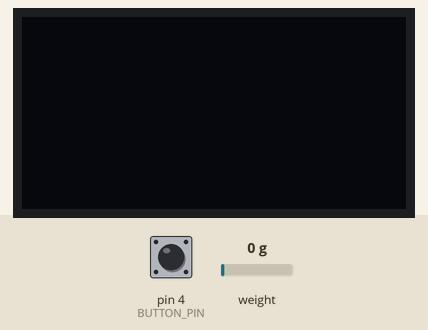
Bench run of a sketch on a simulated Arduino Uno, built with avr-gcc and run on an emulated ATmega328P. On the bench: 128×64 one-colour display. The inputs (shaded band) are chosen by the test bench; at power-on: weight on the scale 0 g, pin 4 (BUTTON_PIN) HIGH. What the sketch prints to the serial monitor is not drawn.

Above: at 4.2 s.
4.3 s: weight on the scale set to 100 g
At 4.8 s:
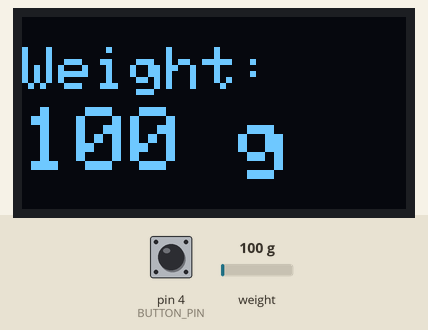
5.9 s: pin 4 (BUTTON_PIN) pulled LOW for 1 s
At 7.9 s:
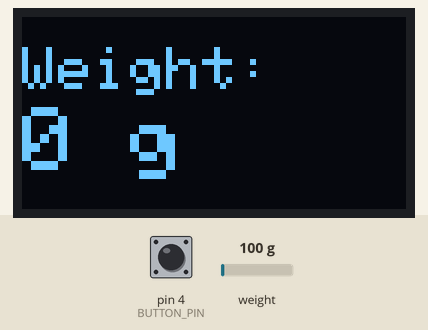
8.8 s: weight on the scale set to 1250 g
At 8.98 s:
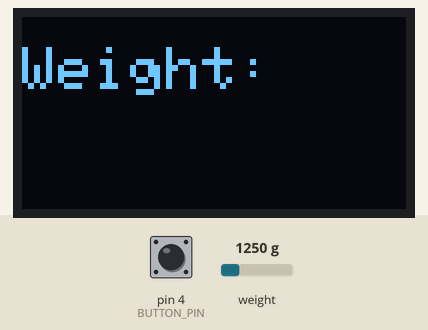
10.5 s: weight on the scale set to 2500 g
At 11.1 s:
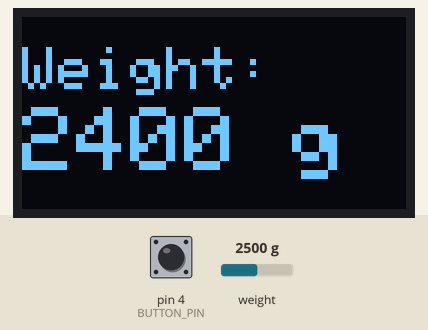
Timing chart, 0 to 13.1 s (numbered marks = the images above; inputs shaded):
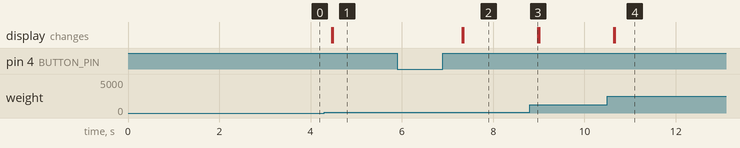

The sketch:

weightoled.ino
```cpp
// (licence header left out)
// Library HX711 by Bogdan Necula: https://github.com/bogde/HX711
// Library: pushbutton by polulu: https://github.com/pololu/pushbutton-arduino

#include "HX711.h"
#include <Wire.h>
#include <Adafruit_GFX.h>
#include <Adafruit_SSD1306.h>
#include <Pushbutton.h>

// HX711 circuit wiring
const int LOADCELL_DOUT_PIN = 2;
const int LOADCELL_SCK_PIN = 3;

HX711 scale;
int reading;
int lastReading;
//REPLACE WITH YOUR CALIBRATION FACTOR
#define CALIBRATION_FACTOR -476.592

//OLED Display
#define SCREEN_WIDTH 128
#define SCREEN_HEIGHT 64


#define OLED_RESET     -1
Adafruit_SSD1306 display(SCREEN_WIDTH, SCREEN_HEIGHT, &Wire, OLED_RESET);

//Button
#define BUTTON_PIN 4
Pushbutton button(BUTTON_PIN);

void displayWeight(int weight){
  display.clearDisplay();
  display.setTextSize(2);
  display.setTextColor(WHITE);
  display.setCursor(0, 10);

  display.println("Weight:");
  display.display();
  display.setCursor(0, 30);
  display.setTextSize(3);
  display.print(weight);
  display.print(" ");
  display.print("g");
  display.display();
}

void setup() {
  Serial.begin(57200);

  if(!display.begin(SSD1306_SWITCHCAPVCC, 0x3C)) {
    Serial.println(F("SSD1306 allocation failed"));
    for(;;);
  }
  delay(2000);
  display.clearDisplay();
  display.setTextColor(WHITE);

  Serial.println("Initializing the scale");
  scale.begin(LOADCELL_DOUT_PIN, LOADCELL_SCK_PIN);

  scale.set_scale(CALIBRATION_FACTOR);
  scale.tare();
}

void loop() {

  if (button.getSingleDebouncedPress()){
    Serial.print("tare...");
    scale.tare();
  }

  if (scale.wait_ready_timeout(200)) {
    reading = round(scale.get_units());
    //Serial.print("Weight: ");
    Serial.println(reading);
    if (reading != lastReading){
      displayWeight(reading);
    }
    lastReading = reading;
  }
  else {
    Serial.println("HX711 not found.");
  }
}
```

Measured:
- after the input at 4.3 s, the display: first changes after 0.16 s (image 1 shows a later state)
- after the input at 5.9 s, the display: first changes after 1.4 s (image 2 shows a later state)
- after the input at 8.8 s, the display: changes after 0.18 s (image 3)
- after the input at 10.5 s, the display: first changes after 0.14 s (image 4 shows a later state)
